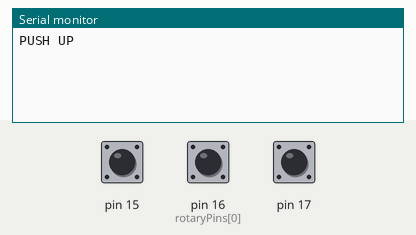
Recording of a sketch running on a simulated Arduino Uno, built with avr-gcc and run on an emulated ATmega328P. Parts: the last lines printed to the serial monitor. The test bench sets the inputs (shaded band); at power-on: pin 17 HIGH, pin 15 HIGH, pin 16 (rotaryPins[0]) HIGH.

Above: at 1.2 s.
1.3 s: pin 17 pulled LOW for 0.15 s
At 1.43 s:
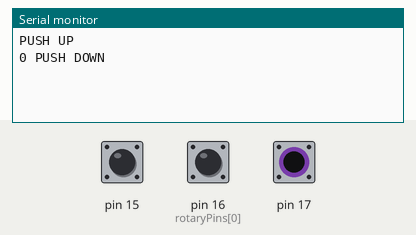
At 2.3 s:
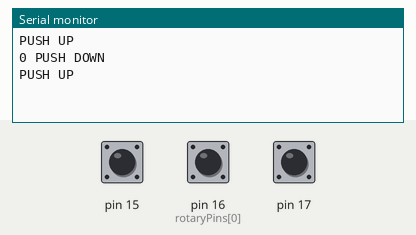

The sketch:

rotary-basic-example.ino
```cpp
// rotary-basic example

#include "rotary_basic.h"

int counter = 0;

void setup() {
  Serial.begin(115200);
  // pins A, B, and Push
  setupRotaryBasic(15, 16, 17);
}

void loop() {
  int state = updateRotaryBasic(); // needs rapid updating
  if (state == 1) {
    counter--;
    Serial.println(String(counter) + " CCW");
  }
  if (state == 2) {
    counter++;
    Serial.println(String(counter) + " CW");
  }
  if (state == 3) {
    counter = 0;
    Serial.println(String(counter) + " PUSH DOWN");
  }
  if (state == 4) Serial.println("PUSH UP");
}
```

rotary_basic.h
```cpp
int rotaryPins [] = {16, 0, 13};
unsigned long ms, potTime;
int prevA, prevB, prevP;
bool rotaryCW, rotaryCCW, rotaryPush;

void setupRotaryBasic(int a, int b, int p) {
  rotaryPins[0] = a;
  rotaryPins[1] = b;
  rotaryPins[2] = p;
  pinMode(rotaryPins[0], INPUT_PULLUP);
  pinMode(rotaryPins[1], INPUT_PULLUP);
  pinMode(rotaryPins[2], INPUT_PULLUP);
}

int updateRotaryBasic() {
  int state = 0; // 0= off, 1 = CW, 2 = CCW, 3 = Push down, 4 = push up
  if (millis() - potTime > 2) {
    potTime = millis();
    int pinA = digitalRead(rotaryPins[0]);
    int pinB = digitalRead(rotaryPins[1]);
    int pinPush = digitalRead(rotaryPins[2]);

    // if (pinA != prevA || pinB != prevB || pinPush != prevP) {
    // if (pinA == 0 || pinB == 0 || pinPush == 0) {
    //   Serial.print(pinA);Serial.print(" ("); Serial.print(prevA);Serial.print(") ");
    //   Serial.print(pinB);Serial.print(" ");Serial.print(" ("); Serial.print(prevB);Serial.print(") ");
    //   Serial.print(pinPush);Serial.print(" ("); Serial.print(prevP);Serial.println(") ");
    // }

    if (pinA == 1 && prevA == 0 && pinB == 0  && state != 1) {
    //  Serial.print("CCW "); Serial.print(pinA); Serial.print(" "); Serial.print(pinB);Serial.print(" "); Serial.print(prevA); Serial.print(" "); Serial.println(prevB);
      state = 1;
    } else if (pinA == 0 && pinB == 1 && prevB == 0 && state != 2) {
    //  Serial.print("CW "); Serial.print(pinA); Serial.print(" "); Serial.print(pinB);Serial.print(" ");Serial.print(prevA); Serial.print(" "); Serial.println(prevB);
      state = 2;
    } else if (pinPush == 0 && state != 3 && prevP == 1 ) {
          //  Serial.print("Push down"); Serial.println(pinPush);
      state = 3;
    // } else if (pinPush == 1 && state == 3 && prevP == 0 ) {
    } else if (pinPush == 1 && prevP == 0 ) {
      state = 4;
      //  Serial.print("Push up"); Serial.println(pinPush);
    }

    prevA = pinA;
    prevB = pinB;
    prevP = pinPush;
  }
  return state;
}
```

Measured:
- after the input at 1.3 s, the serial monitor: prints a new line at once (image 1)
